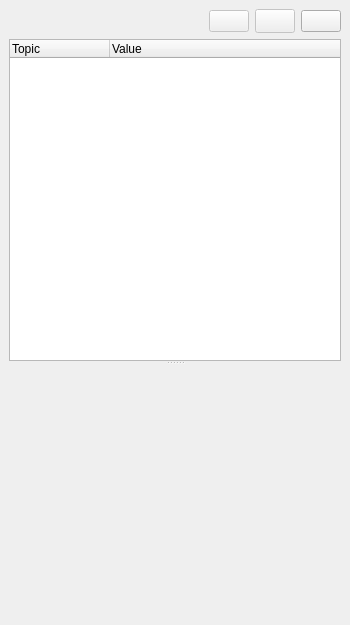
<?xml version="1.0" encoding="UTF-8"?>
<ui version="4.0">
 <class>ObjectSourceMarking</class>
 <widget class="QDockWidget" name="ObjectSourceMarking">
  <property name="geometry">
   <rect>
    <x>0</x>
    <y>0</y>
    <width>350</width>
    <height>625</height>
   </rect>
  </property>
  <property name="sizePolicy">
   <sizepolicy hsizetype="Expanding" vsizetype="Expanding">
    <horstretch>1</horstretch>
    <verstretch>1</verstretch>
   </sizepolicy>
  </property>
  <property name="minimumSize">
   <size>
    <width>270</width>
    <height>486</height>
   </size>
  </property>
  <property name="font">
   <font>
    <weight>75</weight>
    <bold>true</bold>
   </font>
  </property>
  <property name="contextMenuPolicy">
   <enum>Qt::ActionsContextMenu</enum>
  </property>
  <property name="floating">
   <bool>false</bool>
  </property>
  <property name="features">
   <set>QDockWidget::AllDockWidgetFeatures</set>
  </property>
  <property name="allowedAreas">
   <set>Qt::LeftDockWidgetArea|Qt::RightDockWidgetArea</set>
  </property>
  <property name="windowTitle">
   <string comment="Object Data Kennung" extracomment="Object Data Kommentar">Object Data</string>
  </property>
  <widget class="QWidget" name="dockWidgetContents">
   <property name="sizePolicy">
    <sizepolicy hsizetype="Expanding" vsizetype="Expanding">
     <horstretch>1</horstretch>
     <verstretch>1</verstretch>
    </sizepolicy>
   </property>
   <property name="minimumSize">
    <size>
     <width>0</width>
     <height>0</height>
    </size>
   </property>
   <property name="font">
    <font>
     <weight>50</weight>
     <bold>false</bold>
    </font>
   </property>
   <property name="locale">
    <locale language="English" country="UnitedStates"/>
   </property>
   <layout class="QGridLayout" name="gridLayout">
    <item row="0" column="0">
     <layout class="QVBoxLayout" name="verticalLayout">
      <item>
       <layout class="QHBoxLayout" name="horizontalLayout">
        <item>
         <spacer name="horizontalSpacer">
          <property name="orientation">
           <enum>Qt::Horizontal</enum>
          </property>
          <property name="sizeHint" stdset="0">
           <size>
            <width>40</width>
            <height>20</height>
           </size>
          </property>
         </spacer>
        </item>
        <item>
         <widget class="QPushButton" name="removeObject">
          <property name="enabled">
           <bool>false</bool>
          </property>
          <property name="toolTip">
           <string>Remove the Object</string>
          </property>
          <property name="text">
           <string/>
          </property>
          <property name="icon">
           <iconset resource="resources.qrc">
            <normaloff>:/resources/delete.png</normaloff>:/resources/delete.png</iconset>
          </property>
         </widget>
        </item>
        <item>
         <widget class="QPushButton" name="editObject">
          <property name="enabled">
           <bool>false</bool>
          </property>
          <property name="sizePolicy">
           <sizepolicy hsizetype="Fixed" vsizetype="Fixed">
            <horstretch>0</horstretch>
            <verstretch>0</verstretch>
           </sizepolicy>
          </property>
          <property name="minimumSize">
           <size>
            <width>24</width>
            <height>24</height>
           </size>
          </property>
          <property name="toolTip">
           <string>Edit Object Properties</string>
          </property>
          <property name="text">
           <string/>
          </property>
          <property name="icon">
           <iconset>
            <normalon>:/resources/edit.svg</normalon>
           </iconset>
          </property>
         </widget>
        </item>
        <item>
         <widget class="QPushButton" name="plot">
          <property name="enabled">
           <bool>true</bool>
          </property>
          <property name="sizePolicy">
           <sizepolicy hsizetype="Fixed" vsizetype="Fixed">
            <horstretch>0</horstretch>
            <verstretch>0</verstretch>
           </sizepolicy>
          </property>
          <property name="toolTip">
           <string>Troggle visibility of intensity plots (histogram or profile)</string>
          </property>
          <property name="text">
           <string/>
          </property>
          <property name="icon">
           <iconset resource="resources.qrc">
            <normaloff>:/resources/plot.svg</normaloff>:/resources/plot.svg</iconset>
          </property>
         </widget>
        </item>
       </layout>
      </item>
      <item>
       <widget class="QSplitter" name="splitter">
        <property name="orientation">
         <enum>Qt::Vertical</enum>
        </property>
        <widget class="QTreeWidget" name="treeWidget">
         <property name="sizePolicy">
          <sizepolicy hsizetype="Expanding" vsizetype="Expanding">
           <horstretch>1</horstretch>
           <verstretch>1</verstretch>
          </sizepolicy>
         </property>
         <property name="minimumSize">
          <size>
           <width>250</width>
           <height>250</height>
          </size>
         </property>
         <property name="locale">
          <locale language="English" country="UnitedStates"/>
         </property>
         <property name="showDropIndicator" stdset="0">
          <bool>false</bool>
         </property>
         <property name="columnCount">
          <number>2</number>
         </property>
         <attribute name="headerCascadingSectionResizes">
          <bool>true</bool>
         </attribute>
         <column>
          <property name="text">
           <string notr="true">Topic</string>
          </property>
         </column>
         <column>
          <property name="text">
           <string>Value</string>
          </property>
         </column>
        </widget>
        <widget class="SimplePlotter" name="plotarea" native="true">
         <property name="sizePolicy">
          <sizepolicy hsizetype="Expanding" vsizetype="Expanding">
           <horstretch>1</horstretch>
           <verstretch>1</verstretch>
          </sizepolicy>
         </property>
         <property name="minimumSize">
          <size>
           <width>250</width>
           <height>150</height>
          </size>
         </property>
        </widget>
       </widget>
      </item>
     </layout>
    </item>
   </layout>
  </widget>
 </widget>
 <customwidgets>
  <customwidget>
   <class>SimplePlotter</class>
   <extends>QWidget</extends>
   <header>3rdparty/plotter/simple_plotter.h</header>
   <container>1</container>
  </customwidget>
 </customwidgets>
 <resources>
  <include location="resources.qrc"/>
 </resources>
 <connections/>
</ui>
